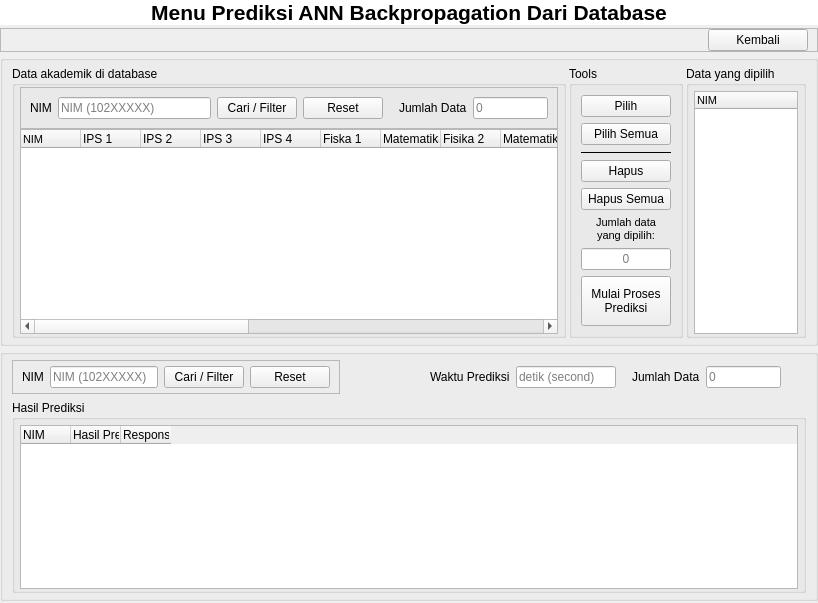
<?xml version="1.0" encoding="UTF-8"?>
<ui version="4.0">
 <class>MainWindow</class>
 <widget class="QMainWindow" name="MainWindow">
  <property name="geometry">
   <rect>
    <x>0</x>
    <y>0</y>
    <width>818</width>
    <height>603</height>
   </rect>
  </property>
  <property name="windowTitle">
   <string>MainWindow</string>
  </property>
  <property name="windowIcon">
   <iconset resource="sourcesGambar.qrc">
    <normaloff>:/Main/logo_unikom_kuning.png</normaloff>:/Main/logo_unikom_kuning.png</iconset>
  </property>
  <widget class="QWidget" name="centralwidget">
   <layout class="QVBoxLayout" name="verticalLayout">
    <property name="spacing">
     <number>3</number>
    </property>
    <property name="leftMargin">
     <number>0</number>
    </property>
    <property name="topMargin">
     <number>0</number>
    </property>
    <property name="rightMargin">
     <number>0</number>
    </property>
    <property name="bottomMargin">
     <number>2</number>
    </property>
    <item>
     <widget class="QLabel" name="judul">
      <property name="enabled">
       <bool>true</bool>
      </property>
      <property name="maximumSize">
       <size>
        <width>16777215</width>
        <height>30</height>
       </size>
      </property>
      <property name="font">
       <font>
        <pointsize>16</pointsize>
        <weight>75</weight>
        <bold>true</bold>
        <stylestrategy>PreferDefault</stylestrategy>
        <kerning>true</kerning>
       </font>
      </property>
      <property name="cursor">
       <cursorShape>ArrowCursor</cursorShape>
      </property>
      <property name="styleSheet">
       <string notr="true">background-color: rgb(255, 255, 255);</string>
      </property>
      <property name="lineWidth">
       <number>0</number>
      </property>
      <property name="text">
       <string>Menu Prediksi ANN Backpropagation Dari Database</string>
      </property>
      <property name="textFormat">
       <enum>Qt::PlainText</enum>
      </property>
      <property name="scaledContents">
       <bool>false</bool>
      </property>
      <property name="alignment">
       <set>Qt::AlignCenter</set>
      </property>
      <property name="indent">
       <number>0</number>
      </property>
      <property name="textInteractionFlags">
       <set>Qt::LinksAccessibleByMouse</set>
      </property>
     </widget>
    </item>
    <item>
     <widget class="QFrame" name="frame_4">
      <property name="frameShape">
       <enum>QFrame::StyledPanel</enum>
      </property>
      <property name="frameShadow">
       <enum>QFrame::Raised</enum>
      </property>
      <layout class="QHBoxLayout" name="horizontalLayout">
       <property name="leftMargin">
        <number>9</number>
       </property>
       <property name="topMargin">
        <number>0</number>
       </property>
       <property name="bottomMargin">
        <number>0</number>
       </property>
       <item>
        <spacer name="horizontalSpacer_5">
         <property name="orientation">
          <enum>Qt::Horizontal</enum>
         </property>
         <property name="sizeHint" stdset="0">
          <size>
           <width>671</width>
           <height>20</height>
          </size>
         </property>
        </spacer>
       </item>
       <item>
        <widget class="QPushButton" name="pbKembali">
         <property name="minimumSize">
          <size>
           <width>100</width>
           <height>0</height>
          </size>
         </property>
         <property name="maximumSize">
          <size>
           <width>100</width>
           <height>16777215</height>
          </size>
         </property>
         <property name="toolTip">
          <string>Kembali ke menu utama</string>
         </property>
         <property name="text">
          <string>Kembali</string>
         </property>
        </widget>
       </item>
      </layout>
     </widget>
    </item>
    <item>
     <widget class="QGroupBox" name="asd">
      <property name="title">
       <string/>
      </property>
      <property name="flat">
       <bool>true</bool>
      </property>
      <layout class="QHBoxLayout" name="horizontalLayout_2">
       <property name="spacing">
        <number>3</number>
       </property>
       <property name="leftMargin">
        <number>9</number>
       </property>
       <property name="topMargin">
        <number>5</number>
       </property>
       <property name="rightMargin">
        <number>9</number>
       </property>
       <property name="bottomMargin">
        <number>5</number>
       </property>
       <item>
        <widget class="QGroupBox" name="DataLatih">
         <property name="sizePolicy">
          <sizepolicy hsizetype="Expanding" vsizetype="Preferred">
           <horstretch>0</horstretch>
           <verstretch>0</verstretch>
          </sizepolicy>
         </property>
         <property name="title">
          <string>Data akademik di database</string>
         </property>
         <layout class="QVBoxLayout" name="verticalLayout_2">
          <property name="spacing">
           <number>0</number>
          </property>
          <property name="leftMargin">
           <number>5</number>
          </property>
          <property name="topMargin">
           <number>1</number>
          </property>
          <property name="rightMargin">
           <number>5</number>
          </property>
          <property name="bottomMargin">
           <number>1</number>
          </property>
          <item>
           <widget class="QFrame" name="frame_3">
            <property name="frameShape">
             <enum>QFrame::StyledPanel</enum>
            </property>
            <property name="frameShadow">
             <enum>QFrame::Raised</enum>
            </property>
            <layout class="QHBoxLayout" name="horizontalLayout_3">
             <item>
              <widget class="QLabel" name="label">
               <property name="text">
                <string>NIM</string>
               </property>
              </widget>
             </item>
             <item>
              <widget class="QLineEdit" name="leNim">
               <property name="maximumSize">
                <size>
                 <width>16777215</width>
                 <height>16777215</height>
                </size>
               </property>
               <property name="text">
                <string/>
               </property>
               <property name="placeholderText">
                <string>NIM (102XXXXX)</string>
               </property>
              </widget>
             </item>
             <item>
              <widget class="QPushButton" name="pbCari">
               <property name="text">
                <string>Cari / Filter</string>
               </property>
              </widget>
             </item>
             <item>
              <widget class="QPushButton" name="pbReset">
               <property name="text">
                <string>Reset</string>
               </property>
              </widget>
             </item>
             <item>
              <spacer name="horizontalSpacer_7">
               <property name="orientation">
                <enum>Qt::Horizontal</enum>
               </property>
               <property name="sizeType">
                <enum>QSizePolicy::Fixed</enum>
               </property>
               <property name="sizeHint" stdset="0">
                <size>
                 <width>10</width>
                 <height>20</height>
                </size>
               </property>
              </spacer>
             </item>
             <item>
              <widget class="QLabel" name="label_15">
               <property name="text">
                <string>Jumlah Data</string>
               </property>
              </widget>
             </item>
             <item>
              <widget class="QLineEdit" name="leJml_2">
               <property name="maximumSize">
                <size>
                 <width>75</width>
                 <height>16777215</height>
                </size>
               </property>
               <property name="text">
                <string/>
               </property>
               <property name="readOnly">
                <bool>true</bool>
               </property>
               <property name="placeholderText">
                <string>0</string>
               </property>
              </widget>
             </item>
            </layout>
           </widget>
          </item>
          <item>
           <widget class="QTableWidget" name="tbDataDB">
            <property name="sizePolicy">
             <sizepolicy hsizetype="Expanding" vsizetype="Expanding">
              <horstretch>0</horstretch>
              <verstretch>0</verstretch>
             </sizepolicy>
            </property>
            <property name="minimumSize">
             <size>
              <width>0</width>
              <height>170</height>
             </size>
            </property>
            <property name="maximumSize">
             <size>
              <width>16777215</width>
              <height>16777215</height>
             </size>
            </property>
            <property name="autoFillBackground">
             <bool>true</bool>
            </property>
            <property name="editTriggers">
             <set>QAbstractItemView::NoEditTriggers</set>
            </property>
            <property name="alternatingRowColors">
             <bool>true</bool>
            </property>
            <property name="selectionMode">
             <enum>QAbstractItemView::SingleSelection</enum>
            </property>
            <property name="selectionBehavior">
             <enum>QAbstractItemView::SelectRows</enum>
            </property>
            <property name="sortingEnabled">
             <bool>true</bool>
            </property>
            <attribute name="horizontalHeaderDefaultSectionSize">
             <number>60</number>
            </attribute>
            <column>
             <property name="text">
              <string>NIM</string>
             </property>
             <property name="font">
              <font>
               <pointsize>8</pointsize>
               <weight>50</weight>
               <bold>false</bold>
              </font>
             </property>
             <property name="textAlignment">
              <set>AlignLeading|AlignVCenter</set>
             </property>
            </column>
            <column>
             <property name="text">
              <string>IPS 1</string>
             </property>
             <property name="textAlignment">
              <set>AlignLeading|AlignVCenter</set>
             </property>
            </column>
            <column>
             <property name="text">
              <string>IPS 2</string>
             </property>
             <property name="textAlignment">
              <set>AlignLeading|AlignVCenter</set>
             </property>
            </column>
            <column>
             <property name="text">
              <string>IPS 3</string>
             </property>
             <property name="textAlignment">
              <set>AlignLeading|AlignVCenter</set>
             </property>
            </column>
            <column>
             <property name="text">
              <string>IPS 4</string>
             </property>
             <property name="textAlignment">
              <set>AlignLeading|AlignVCenter</set>
             </property>
            </column>
            <column>
             <property name="text">
              <string>Fiska 1</string>
             </property>
             <property name="textAlignment">
              <set>AlignLeading|AlignVCenter</set>
             </property>
            </column>
            <column>
             <property name="text">
              <string>Matematika 1</string>
             </property>
             <property name="textAlignment">
              <set>AlignLeading|AlignVCenter</set>
             </property>
            </column>
            <column>
             <property name="text">
              <string>Fisika 2</string>
             </property>
             <property name="textAlignment">
              <set>AlignLeading|AlignVCenter</set>
             </property>
            </column>
            <column>
             <property name="text">
              <string>Matematika 2</string>
             </property>
             <property name="textAlignment">
              <set>AlignLeading|AlignVCenter</set>
             </property>
            </column>
            <column>
             <property name="text">
              <string>Algoritma Pemograman</string>
             </property>
             <property name="textAlignment">
              <set>AlignLeading|AlignVCenter</set>
             </property>
            </column>
            <column>
             <property name="text">
              <string>Elektronika 1</string>
             </property>
             <property name="textAlignment">
              <set>AlignLeading|AlignVCenter</set>
             </property>
            </column>
            <column>
             <property name="text">
              <string>Teori Sistem &amp; Sinyal</string>
             </property>
             <property name="textAlignment">
              <set>AlignLeading|AlignVCenter</set>
             </property>
            </column>
            <column>
             <property name="text">
              <string>Organisasi &amp; Arsitektur Komputer 1</string>
             </property>
             <property name="textAlignment">
              <set>AlignLeading|AlignVCenter</set>
             </property>
            </column>
            <column>
             <property name="text">
              <string>Sistem Digital</string>
             </property>
             <property name="textAlignment">
              <set>AlignLeading|AlignVCenter</set>
             </property>
            </column>
            <column>
             <property name="text">
              <string>Elektronika 2</string>
             </property>
             <property name="textAlignment">
              <set>AlignLeading|AlignVCenter</set>
             </property>
            </column>
            <column>
             <property name="text">
              <string>Struktur Data</string>
             </property>
             <property name="textAlignment">
              <set>AlignLeading|AlignVCenter</set>
             </property>
            </column>
            <column>
             <property name="text">
              <string>Matematika Diskrit</string>
             </property>
             <property name="textAlignment">
              <set>AlignLeading|AlignVCenter</set>
             </property>
            </column>
            <column>
             <property name="text">
              <string>Komunikasi Data</string>
             </property>
             <property name="textAlignment">
              <set>AlignLeading|AlignVCenter</set>
             </property>
            </column>
            <column>
             <property name="text">
              <string>Aljabar Linear</string>
             </property>
             <property name="textAlignment">
              <set>AlignLeading|AlignVCenter</set>
             </property>
            </column>
           </widget>
          </item>
         </layout>
        </widget>
       </item>
       <item>
        <widget class="QGroupBox" name="groupBox_3">
         <property name="title">
          <string>Tools</string>
         </property>
         <layout class="QVBoxLayout" name="verticalLayout_3">
          <item>
           <widget class="QPushButton" name="pbPilih">
            <property name="toolTip">
             <string>Membaca data pengujian</string>
            </property>
            <property name="text">
             <string>Pilih</string>
            </property>
            <property name="default">
             <bool>false</bool>
            </property>
           </widget>
          </item>
          <item>
           <widget class="QPushButton" name="pbPilihAll">
            <property name="text">
             <string>Pilih Semua</string>
            </property>
           </widget>
          </item>
          <item>
           <widget class="Line" name="line">
            <property name="frameShadow">
             <enum>QFrame::Plain</enum>
            </property>
            <property name="lineWidth">
             <number>1</number>
            </property>
            <property name="orientation">
             <enum>Qt::Horizontal</enum>
            </property>
           </widget>
          </item>
          <item>
           <widget class="QPushButton" name="pbHapus">
            <property name="text">
             <string>Hapus</string>
            </property>
           </widget>
          </item>
          <item>
           <widget class="QPushButton" name="pbHapusAll">
            <property name="text">
             <string>Hapus Semua</string>
            </property>
           </widget>
          </item>
          <item>
           <spacer name="verticalSpacer">
            <property name="orientation">
             <enum>Qt::Vertical</enum>
            </property>
            <property name="sizeType">
             <enum>QSizePolicy::Expanding</enum>
            </property>
            <property name="sizeHint" stdset="0">
             <size>
              <width>20</width>
              <height>18</height>
             </size>
            </property>
           </spacer>
          </item>
          <item>
           <widget class="QLabel" name="label_14">
            <property name="font">
             <font>
              <pointsize>8</pointsize>
             </font>
            </property>
            <property name="text">
             <string>&lt;html&gt;&lt;head/&gt;&lt;body&gt;&lt;p align=&quot;center&quot;&gt;Jumlah data&lt;br/&gt;yang dipilih:&lt;/p&gt;&lt;/body&gt;&lt;/html&gt;</string>
            </property>
            <property name="alignment">
             <set>Qt::AlignCenter</set>
            </property>
           </widget>
          </item>
          <item>
           <widget class="QLineEdit" name="laJmlPil">
            <property name="sizePolicy">
             <sizepolicy hsizetype="Fixed" vsizetype="Fixed">
              <horstretch>0</horstretch>
              <verstretch>0</verstretch>
             </sizepolicy>
            </property>
            <property name="maximumSize">
             <size>
              <width>90</width>
              <height>16777215</height>
             </size>
            </property>
            <property name="text">
             <string/>
            </property>
            <property name="alignment">
             <set>Qt::AlignCenter</set>
            </property>
            <property name="readOnly">
             <bool>true</bool>
            </property>
            <property name="placeholderText">
             <string>0</string>
            </property>
           </widget>
          </item>
          <item>
           <widget class="QPushButton" name="pbProPre">
            <property name="minimumSize">
             <size>
              <width>90</width>
              <height>50</height>
             </size>
            </property>
            <property name="text">
             <string>Mulai Proses
Prediksi</string>
            </property>
            <property name="flat">
             <bool>false</bool>
            </property>
           </widget>
          </item>
         </layout>
        </widget>
       </item>
       <item>
        <widget class="QGroupBox" name="DataLatih_2">
         <property name="sizePolicy">
          <sizepolicy hsizetype="Expanding" vsizetype="Preferred">
           <horstretch>0</horstretch>
           <verstretch>0</verstretch>
          </sizepolicy>
         </property>
         <property name="minimumSize">
          <size>
           <width>0</width>
           <height>0</height>
          </size>
         </property>
         <property name="maximumSize">
          <size>
           <width>120</width>
           <height>16777215</height>
          </size>
         </property>
         <property name="baseSize">
          <size>
           <width>0</width>
           <height>0</height>
          </size>
         </property>
         <property name="title">
          <string>Data yang dipilih</string>
         </property>
         <layout class="QGridLayout" name="gridLayout_2">
          <property name="leftMargin">
           <number>5</number>
          </property>
          <property name="topMargin">
           <number>5</number>
          </property>
          <property name="rightMargin">
           <number>5</number>
          </property>
          <property name="bottomMargin">
           <number>1</number>
          </property>
          <property name="horizontalSpacing">
           <number>0</number>
          </property>
          <property name="verticalSpacing">
           <number>5</number>
          </property>
          <item row="0" column="0">
           <widget class="QTableWidget" name="tbDataPil">
            <property name="sizePolicy">
             <sizepolicy hsizetype="Expanding" vsizetype="Preferred">
              <horstretch>0</horstretch>
              <verstretch>0</verstretch>
             </sizepolicy>
            </property>
            <property name="minimumSize">
             <size>
              <width>0</width>
              <height>170</height>
             </size>
            </property>
            <property name="maximumSize">
             <size>
              <width>120</width>
              <height>16777215</height>
             </size>
            </property>
            <property name="baseSize">
             <size>
              <width>0</width>
              <height>0</height>
             </size>
            </property>
            <property name="autoFillBackground">
             <bool>true</bool>
            </property>
            <property name="editTriggers">
             <set>QAbstractItemView::NoEditTriggers</set>
            </property>
            <property name="alternatingRowColors">
             <bool>true</bool>
            </property>
            <property name="selectionMode">
             <enum>QAbstractItemView::SingleSelection</enum>
            </property>
            <property name="selectionBehavior">
             <enum>QAbstractItemView::SelectRows</enum>
            </property>
            <property name="sortingEnabled">
             <bool>true</bool>
            </property>
            <attribute name="horizontalHeaderDefaultSectionSize">
             <number>200</number>
            </attribute>
            <column>
             <property name="text">
              <string>NIM</string>
             </property>
             <property name="font">
              <font>
               <pointsize>8</pointsize>
               <weight>50</weight>
               <bold>false</bold>
              </font>
             </property>
             <property name="textAlignment">
              <set>AlignLeading|AlignVCenter</set>
             </property>
            </column>
           </widget>
          </item>
         </layout>
        </widget>
       </item>
      </layout>
     </widget>
    </item>
    <item>
     <widget class="QGroupBox" name="groupBox_2">
      <property name="title">
       <string/>
      </property>
      <property name="flat">
       <bool>true</bool>
      </property>
      <layout class="QVBoxLayout" name="verticalLayout_4">
       <property name="topMargin">
        <number>5</number>
       </property>
       <property name="bottomMargin">
        <number>5</number>
       </property>
       <item>
        <widget class="QFrame" name="frame_2">
         <property name="frameShape">
          <enum>QFrame::NoFrame</enum>
         </property>
         <property name="frameShadow">
          <enum>QFrame::Raised</enum>
         </property>
         <layout class="QHBoxLayout" name="horizontalLayout_4">
          <property name="spacing">
           <number>6</number>
          </property>
          <property name="leftMargin">
           <number>0</number>
          </property>
          <property name="topMargin">
           <number>0</number>
          </property>
          <property name="rightMargin">
           <number>0</number>
          </property>
          <property name="bottomMargin">
           <number>0</number>
          </property>
          <item>
           <widget class="QFrame" name="frame">
            <property name="frameShape">
             <enum>QFrame::StyledPanel</enum>
            </property>
            <property name="frameShadow">
             <enum>QFrame::Raised</enum>
            </property>
            <layout class="QHBoxLayout" name="horizontalLayout_6">
             <property name="topMargin">
              <number>5</number>
             </property>
             <property name="bottomMargin">
              <number>5</number>
             </property>
             <item>
              <widget class="QLabel" name="label_2">
               <property name="text">
                <string>NIM</string>
               </property>
              </widget>
             </item>
             <item>
              <widget class="QLineEdit" name="leNim2">
               <property name="maximumSize">
                <size>
                 <width>16777215</width>
                 <height>16777215</height>
                </size>
               </property>
               <property name="text">
                <string/>
               </property>
               <property name="placeholderText">
                <string>NIM (102XXXXX)</string>
               </property>
              </widget>
             </item>
             <item>
              <widget class="QPushButton" name="pbCari2">
               <property name="maximumSize">
                <size>
                 <width>125</width>
                 <height>16777215</height>
                </size>
               </property>
               <property name="text">
                <string>Cari / Filter</string>
               </property>
              </widget>
             </item>
             <item>
              <widget class="QPushButton" name="pbReset2">
               <property name="maximumSize">
                <size>
                 <width>125</width>
                 <height>16777215</height>
                </size>
               </property>
               <property name="text">
                <string>Reset</string>
               </property>
              </widget>
             </item>
            </layout>
           </widget>
          </item>
          <item>
           <spacer name="horizontalSpacer_2">
            <property name="orientation">
             <enum>Qt::Horizontal</enum>
            </property>
            <property name="sizeHint" stdset="0">
             <size>
              <width>40</width>
              <height>20</height>
             </size>
            </property>
           </spacer>
          </item>
          <item>
           <widget class="QLabel" name="label_12">
            <property name="text">
             <string>Waktu Prediksi</string>
            </property>
           </widget>
          </item>
          <item>
           <widget class="QLineEdit" name="leWaktu">
            <property name="sizePolicy">
             <sizepolicy hsizetype="Expanding" vsizetype="Fixed">
              <horstretch>0</horstretch>
              <verstretch>0</verstretch>
             </sizepolicy>
            </property>
            <property name="maximumSize">
             <size>
              <width>100</width>
              <height>16777215</height>
             </size>
            </property>
            <property name="text">
             <string/>
            </property>
            <property name="readOnly">
             <bool>true</bool>
            </property>
            <property name="placeholderText">
             <string>detik (second)</string>
            </property>
           </widget>
          </item>
          <item>
           <spacer name="horizontalSpacer_6">
            <property name="orientation">
             <enum>Qt::Horizontal</enum>
            </property>
            <property name="sizeType">
             <enum>QSizePolicy::Fixed</enum>
            </property>
            <property name="sizeHint" stdset="0">
             <size>
              <width>10</width>
              <height>20</height>
             </size>
            </property>
           </spacer>
          </item>
          <item>
           <widget class="QLabel" name="label_13">
            <property name="text">
             <string>Jumlah Data</string>
            </property>
           </widget>
          </item>
          <item>
           <widget class="QLineEdit" name="leJml2">
            <property name="maximumSize">
             <size>
              <width>75</width>
              <height>16777215</height>
             </size>
            </property>
            <property name="text">
             <string/>
            </property>
            <property name="readOnly">
             <bool>true</bool>
            </property>
            <property name="placeholderText">
             <string>0</string>
            </property>
           </widget>
          </item>
          <item>
           <spacer name="horizontalSpacer">
            <property name="orientation">
             <enum>Qt::Horizontal</enum>
            </property>
            <property name="sizeType">
             <enum>QSizePolicy::Fixed</enum>
            </property>
            <property name="sizeHint" stdset="0">
             <size>
              <width>25</width>
              <height>20</height>
             </size>
            </property>
           </spacer>
          </item>
         </layout>
        </widget>
       </item>
       <item>
        <widget class="QGroupBox" name="groupBox_5">
         <property name="title">
          <string>Hasil Prediksi</string>
         </property>
         <property name="flat">
          <bool>false</bool>
         </property>
         <layout class="QVBoxLayout" name="verticalLayout_6">
          <property name="leftMargin">
           <number>5</number>
          </property>
          <property name="topMargin">
           <number>5</number>
          </property>
          <property name="rightMargin">
           <number>5</number>
          </property>
          <property name="bottomMargin">
           <number>1</number>
          </property>
          <item>
           <widget class="QTableWidget" name="tbPrediksi">
            <property name="maximumSize">
             <size>
              <width>16777215</width>
              <height>16777215</height>
             </size>
            </property>
            <property name="autoFillBackground">
             <bool>true</bool>
            </property>
            <property name="editTriggers">
             <set>QAbstractItemView::NoEditTriggers</set>
            </property>
            <property name="dragDropOverwriteMode">
             <bool>false</bool>
            </property>
            <property name="alternatingRowColors">
             <bool>true</bool>
            </property>
            <property name="sortingEnabled">
             <bool>true</bool>
            </property>
            <attribute name="horizontalHeaderDefaultSectionSize">
             <number>50</number>
            </attribute>
            <attribute name="horizontalHeaderMinimumSectionSize">
             <number>25</number>
            </attribute>
            <column>
             <property name="text">
              <string>NIM</string>
             </property>
             <property name="textAlignment">
              <set>AlignLeading|AlignVCenter</set>
             </property>
            </column>
            <column>
             <property name="text">
              <string>Hasil Prediksi IPK</string>
             </property>
             <property name="textAlignment">
              <set>AlignLeading|AlignVCenter</set>
             </property>
            </column>
            <column>
             <property name="text">
              <string>Responsi</string>
             </property>
             <property name="textAlignment">
              <set>AlignLeading|AlignVCenter</set>
             </property>
            </column>
           </widget>
          </item>
         </layout>
        </widget>
       </item>
      </layout>
     </widget>
    </item>
   </layout>
  </widget>
 </widget>
 <resources>
  <include location="sourcesGambar.qrc"/>
 </resources>
 <connections/>
</ui>
